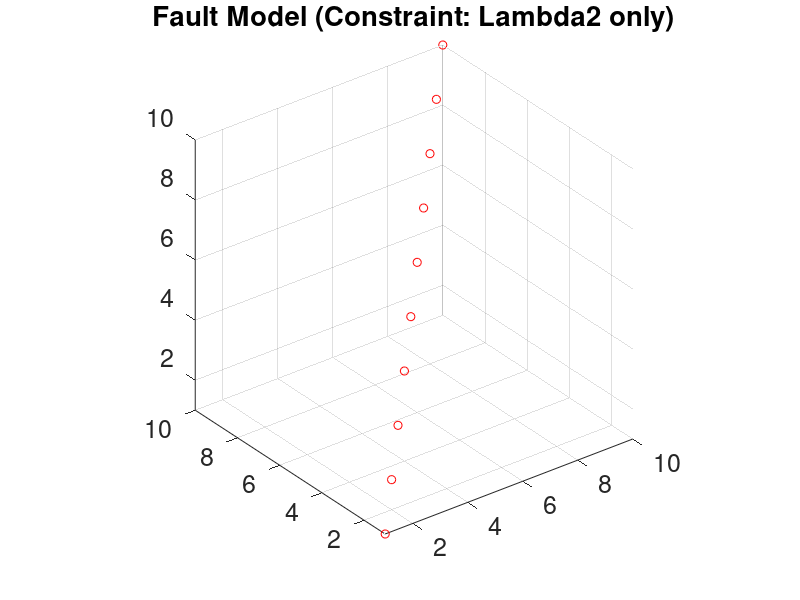

MATLAB code to generate this figure:
clear all; close all; clc;

tic 
simul_tag  = 'test';

x = 1:10;
y = 1:10;
z = 1:10;

% Ploting figures
Fig1 = figure('Name','Clustered hypocenters with fault model','Position', get(0, 'Screensize'));

plot3(x,y,z,'ro')

grid on; axis equal;
title('Fault Model (Constraint: Lambda2 only)');
set(gca, 'fontsize', 18); shg

% Printing figure to file
fig_filename = [simul_tag '.faultmodel.lambda2_only.png'];
F1    = getframe(Fig1);
imwrite(F1.cdata, fig_filename, 'png')
savefig(Fig1,[fig_filename(1:end-4) '.fig']);

